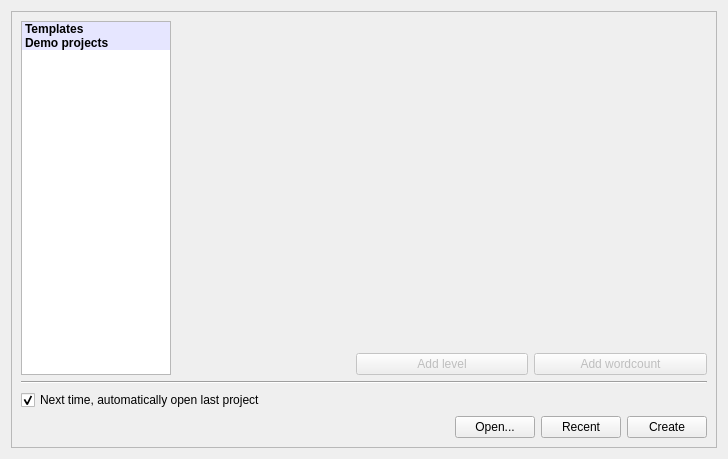
<?xml version="1.0" encoding="UTF-8"?>
<ui version="4.0">
 <class>welcome</class>
 <widget class="QWidget" name="welcome">
  <property name="geometry">
   <rect>
    <x>0</x>
    <y>0</y>
    <width>728</width>
    <height>459</height>
   </rect>
  </property>
  <property name="windowTitle">
   <string>Form</string>
  </property>
  <layout class="QHBoxLayout" name="horizontalLayout">
   <item>
    <widget class="QFrame" name="frame_2">
     <property name="minimumSize">
      <size>
       <width>500</width>
       <height>0</height>
      </size>
     </property>
     <property name="frameShape">
      <enum>QFrame::StyledPanel</enum>
     </property>
     <property name="frameShadow">
      <enum>QFrame::Raised</enum>
     </property>
     <layout class="QVBoxLayout" name="verticalLayout_32">
      <item>
       <layout class="QHBoxLayout" name="horizontalLayout_23">
        <item>
         <widget class="QTreeWidget" name="tree">
          <property name="maximumSize">
           <size>
            <width>150</width>
            <height>16777215</height>
           </size>
          </property>
          <property name="rootIsDecorated">
           <bool>false</bool>
          </property>
          <attribute name="headerVisible">
           <bool>false</bool>
          </attribute>
          <column>
           <property name="text">
            <string>1</string>
           </property>
          </column>
          <item>
           <property name="text">
            <string>Templates</string>
           </property>
           <property name="font">
            <font>
             <weight>75</weight>
             <bold>true</bold>
            </font>
           </property>
           <property name="textAlignment">
            <set>AlignHCenter|AlignVCenter|AlignCenter</set>
           </property>
           <property name="background">
            <brush brushstyle="SolidPattern">
             <color alpha="255">
              <red>230</red>
              <green>230</green>
              <blue>255</blue>
             </color>
            </brush>
           </property>
           <property name="foreground">
            <brush brushstyle="NoBrush">
             <color alpha="255">
              <red>0</red>
              <green>0</green>
              <blue>128</blue>
             </color>
            </brush>
           </property>
           <item>
            <property name="text">
             <string>Empty</string>
            </property>
           </item>
           <item>
            <property name="text">
             <string>Novel</string>
            </property>
           </item>
           <item>
            <property name="text">
             <string>Novella</string>
            </property>
           </item>
           <item>
            <property name="text">
             <string>Short Story</string>
            </property>
           </item>
           <item>
            <property name="text">
             <string>Research paper</string>
            </property>
           </item>
          </item>
          <item>
           <property name="text">
            <string>Demo projects</string>
           </property>
           <property name="font">
            <font>
             <weight>75</weight>
             <bold>true</bold>
            </font>
           </property>
           <property name="textAlignment">
            <set>AlignHCenter|AlignVCenter|AlignCenter</set>
           </property>
           <property name="background">
            <brush brushstyle="SolidPattern">
             <color alpha="255">
              <red>230</red>
              <green>230</green>
              <blue>255</blue>
             </color>
            </brush>
           </property>
           <property name="foreground">
            <brush brushstyle="NoBrush">
             <color alpha="255">
              <red>0</red>
              <green>0</green>
              <blue>128</blue>
             </color>
            </brush>
           </property>
          </item>
         </widget>
        </item>
        <item>
         <layout class="QVBoxLayout" name="templateLayout">
          <item>
           <layout class="QGridLayout" name="lytTemplate"/>
          </item>
          <item>
           <spacer name="verticalSpacer_5">
            <property name="orientation">
             <enum>Qt::Vertical</enum>
            </property>
            <property name="sizeHint" stdset="0">
             <size>
              <width>20</width>
              <height>40</height>
             </size>
            </property>
           </spacer>
          </item>
          <item>
           <layout class="QHBoxLayout" name="horizontalLayout_2">
            <item>
             <widget class="QLabel" name="lblTotal">
              <property name="text">
               <string/>
              </property>
             </widget>
            </item>
            <item>
             <widget class="QPushButton" name="btnAddLevel">
              <property name="enabled">
               <bool>false</bool>
              </property>
              <property name="text">
               <string>Add level</string>
              </property>
             </widget>
            </item>
            <item>
             <widget class="QPushButton" name="btnAddWC">
              <property name="enabled">
               <bool>false</bool>
              </property>
              <property name="text">
               <string>Add wordcount</string>
              </property>
             </widget>
            </item>
           </layout>
          </item>
         </layout>
        </item>
       </layout>
      </item>
      <item>
       <widget class="Line" name="line_4">
        <property name="orientation">
         <enum>Qt::Horizontal</enum>
        </property>
       </widget>
      </item>
      <item>
       <widget class="QCheckBox" name="chkLoadLastProject">
        <property name="text">
         <string>Next time, automatically open last project</string>
        </property>
        <property name="checked">
         <bool>true</bool>
        </property>
       </widget>
      </item>
      <item>
       <layout class="QHBoxLayout" name="horizontalLayout_20">
        <item>
         <spacer name="horizontalSpacer_11">
          <property name="orientation">
           <enum>Qt::Horizontal</enum>
          </property>
          <property name="sizeHint" stdset="0">
           <size>
            <width>40</width>
            <height>20</height>
           </size>
          </property>
         </spacer>
        </item>
        <item>
         <widget class="QPushButton" name="btnOpen">
          <property name="text">
           <string>Open...</string>
          </property>
         </widget>
        </item>
        <item>
         <widget class="QPushButton" name="btnRecent">
          <property name="text">
           <string>Recent</string>
          </property>
         </widget>
        </item>
        <item>
         <widget class="QPushButton" name="btnCreate">
          <property name="text">
           <string>Create</string>
          </property>
         </widget>
        </item>
       </layout>
      </item>
     </layout>
    </widget>
   </item>
  </layout>
 </widget>
 <resources/>
 <connections/>
</ui>
